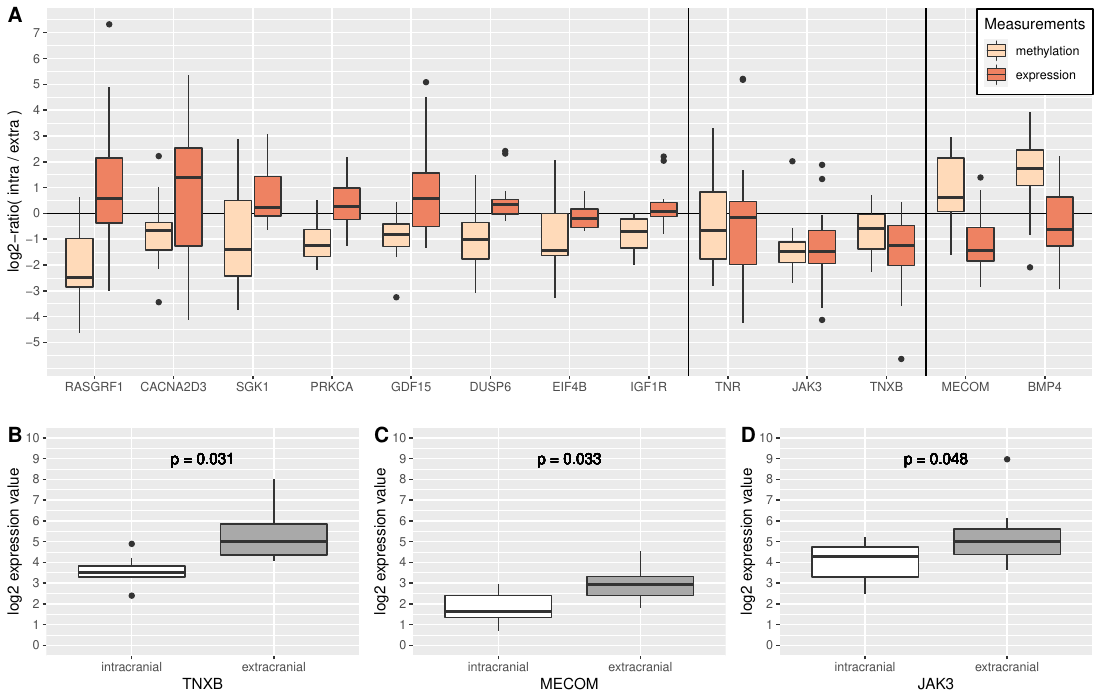

Reproduce this figure in R.
setwd(paste0(figureDirectory, "Figure7-expression"))

library(ggplot2)
library(grid)


load("exprMethylConnection.RData")
load("ExpressionComparisonPlot.RData")

plotExpressionMethylation <- ggplot(exprMethylConnection, aes (x=reorder(Gene,medianDiff), y = value, fill = data)) + 
  geom_hline(yintercept = 0, col = "black") + geom_boxplot() +
  labs(x = "", y = "log2-ratio( intra / extra )", fill = "Data") + 
  scale_color_manual(values = c("bisque3", "red"), guide = "none") + scale_fill_manual(values = c("peachpuff1", "salmon2")) + 
  geom_vline(xintercept = c(8.5,11.5), col = "black") +  scale_y_continuous(breaks = seq(-5, 8, by = 1)) + 
  theme(legend.position = c(0.945,0.88), legend.background = element_rect(size=0.5, linetype="solid",
                                                                         colour ="black"))  + labs(fill = "Measurements")


# gene TNXB

t.test(ExpressionComparisonPlot$value[ExpressionComparisonPlot$gene == "TNXB" &ExpressionComparisonPlot$region == "intracranial" ], 
       ExpressionComparisonPlot$value[ExpressionComparisonPlot$gene == "TNXB" &ExpressionComparisonPlot$region == "extracranial" ],
       paired = T)


plotTNXB <- ggplot(ExpressionComparisonPlot[ExpressionComparisonPlot$gene == "TNXB",], aes(x = region, y = value, fill = region )) + geom_boxplot() + 
  labs(x="TNXB", y = "log2 expression value")  + scale_fill_manual(values = c("white","darkgrey")) + 
  theme(legend.position = "none") + scale_y_continuous(limits = c(0,10), breaks = seq(0,10,1)) + 
  geom_text(aes(x = 1.5, y = 9), label = "p = 0.031" )

# gene JAK3

t.test(ExpressionComparisonPlot$value[ExpressionComparisonPlot$gene == "JAK3" &ExpressionComparisonPlot$region == "intracranial" ], 
       ExpressionComparisonPlot$value[ExpressionComparisonPlot$gene == "JAK3" &ExpressionComparisonPlot$region == "extracranial" ],
       paired = T)


plotJAK3 <- ggplot(ExpressionComparisonPlot[ExpressionComparisonPlot$gene == "JAK3",], aes(x = region, y = value, fill = region )) + geom_boxplot() + 
  labs(x="JAK3", y = "log2 expression value")   + scale_fill_manual(values = c("white","darkgrey")) + 
  theme(legend.position = "none") + scale_y_continuous(limits = c(0,10), breaks = seq(0,10,1)) + 
  geom_text(aes(x = 1.5, y = 9), label = "p = 0.048" )

# gene MECOM

t.test(ExpressionComparisonPlot$value[ExpressionComparisonPlot$gene == "MECOM" &ExpressionComparisonPlot$region == "intracranial" ], 
       ExpressionComparisonPlot$value[ExpressionComparisonPlot$gene == "MECOM" &ExpressionComparisonPlot$region == "extracranial" ],
       paired = T)


plotMECOM <- ggplot(ExpressionComparisonPlot[ExpressionComparisonPlot$gene == "MECOM",], aes(x = region, y = value, fill = region )) + geom_boxplot() + 
  labs(x="MECOM", y = "log2 expression value")  + geom_vline(xintercept = c(10.5,15.5,16.5,19.5)) + scale_fill_manual(values = c("white","darkgrey")) + 
  theme(legend.position = "none") + scale_y_continuous(limits = c(0,10), breaks = seq(0,10,1)) + 
  geom_text(aes(x = 1.5, y = 9), label = "p = 0.033" )




lower <- plot_grid(plotTNXB, plotMECOM, plotJAK3, nrow = 1,  label_size = 15,  labels = c('B', 'C','D')) 
finalPlot <- plot_grid(plotExpressionMethylation, lower,  nrow = 2, rel_heights = c(60,40), label_size = 15, labels = c('A',''))



pdf(file ="Figure7.pdf",   width = 11 , height = 7)
finalPlot
dev.off()
